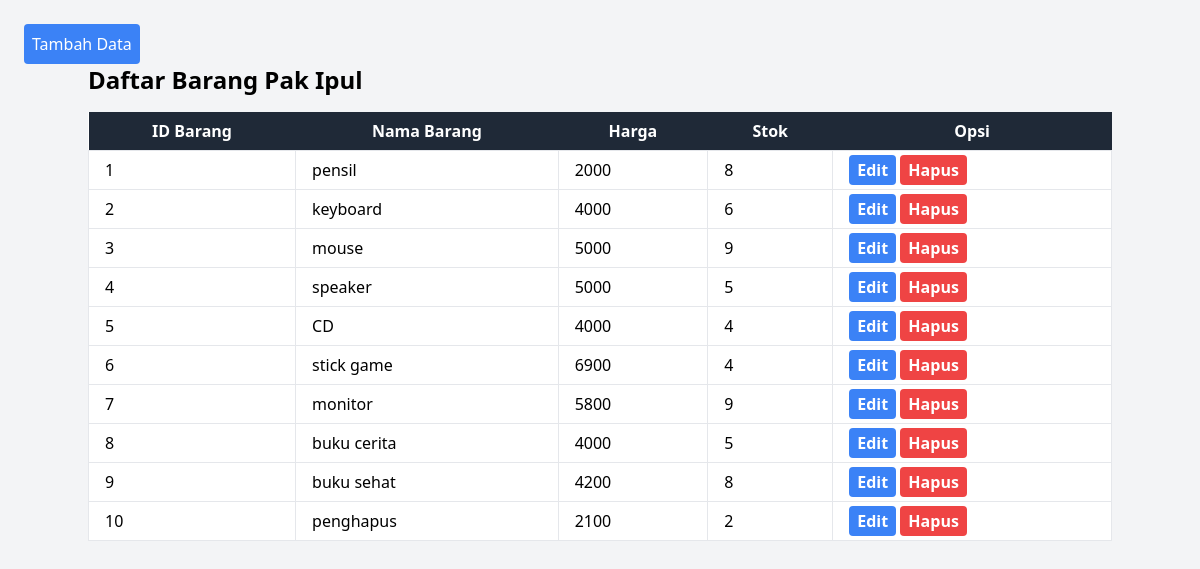
The page / on the database its author committed.
### tables this page shows
CREATE TABLE `databarang` (
  `id_barang` int(73) NOT NULL,
  `nama_barang` varchar(193) NOT NULL,
  `harga` varchar(211) NOT NULL,
  `stok` int(89) NOT NULL
);

### index.php (the view, shortened to what this page needs)
<?php
include "connect.php";
?>
<!DOCTYPE html>
<html lang="en">
<head>
    <link href="https://cdn.jsdelivr.net/npm/tailwindcss@2.2.19/dist/tailwind.min.css" rel="stylesheet">
</head>
<body class="bg-gray-100 p-6">
    <button id="openModal"
        class="bg-blue-500 text-white p-2 rounded hover:bg-blue-600 focus:outline-none focus:shadow-outline-blue active:bg-blue-800">
        Tambah Data
    </button>
<div class="container mx-auto">
    <h1 class="text-2xl font-bold mb-4">Daftar Barang Pak Ipul</h1>
    <table class="min-w-full bg-white">
      <thead class="bg-gray-800 text-white">
        <tr>
          <th class="py-2 px-4">ID Barang</th>
          <th class="py-2 px-4">Nama Barang</th>
          <th class="py-2 px-4">Harga</th>
          <th class="py-2 px-4">Stok</th>
          <th class="py-2 px-4">Opsi</th>
        </tr>
      </thead>
      <tbody>
        <?php
        $p = 1;
        $sql = "SELECT * from databarang";
        $hasil = mysqli_query($con,$sql);
        while($row = mysqli_fetch_assoc($hasil)){
        ?>
        <tr>
          <td class="border py-2 px-4"><?php echo $p++;?></td>
          <td class="border py-2 px-4"><?php echo $row["nama_barang"]?></td>
          <td class="border py-2 px-4"><?php echo $row["harga"]?></td>
          <td class="border py-2 px-4"><?php echo $row["stok"]?></td>
          <td class="border py-2 px-4">
            <a class="bg-blue-500 hover:bg-blue-700 text-white font-bold py-1 px-2 rounded" href="edit.php?id_barang=<?php echo $row["id_barang"]?>">Edit</a>
            <a class="bg-red-500 hover:bg-red-700 text-white font-bold py-1 px-2 rounded" href="delete.php?id_barang=<?php echo $row["id_barang"]?>">Hapus</a>
          </td>
        </tr>
        <?php }?>
      </tbody>
    </table>
  </div>
</body>
</html>

### rows shown on the page
databarang: nama_barang "pensil", harga "2000", stok "8"
databarang: nama_barang "keyboard", harga "4000", stok "6"
databarang: nama_barang "mouse", harga "5000", stok "9"
databarang: nama_barang "speaker", harga "5000", stok "5"
databarang: nama_barang "CD", harga "4000", stok "4"
databarang: nama_barang "stick game", harga "6900", stok "4"
databarang: nama_barang "monitor", harga "5800", stok "9"
databarang: nama_barang "buku cerita", harga "4000", stok "5"
databarang: nama_barang "buku sehat", harga "4200", stok "8"
databarang: nama_barang "penghapus", harga "2100", stok "2"
